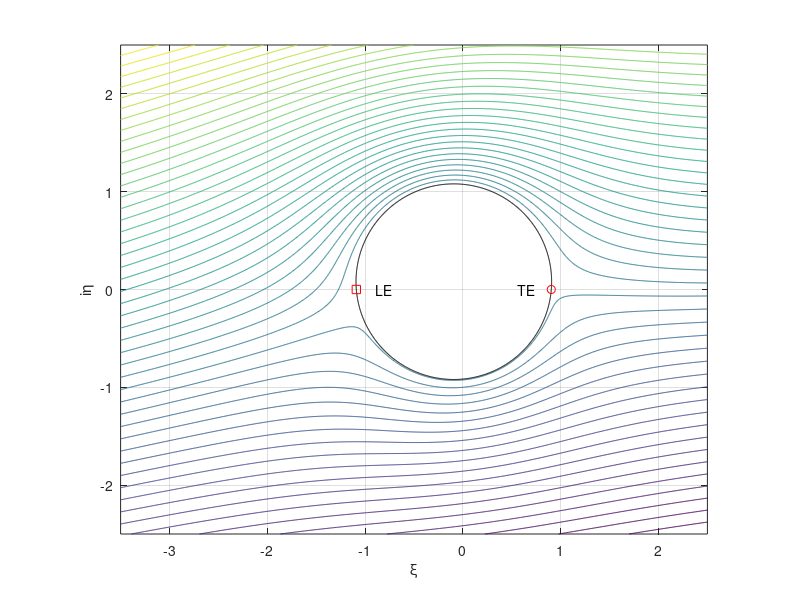
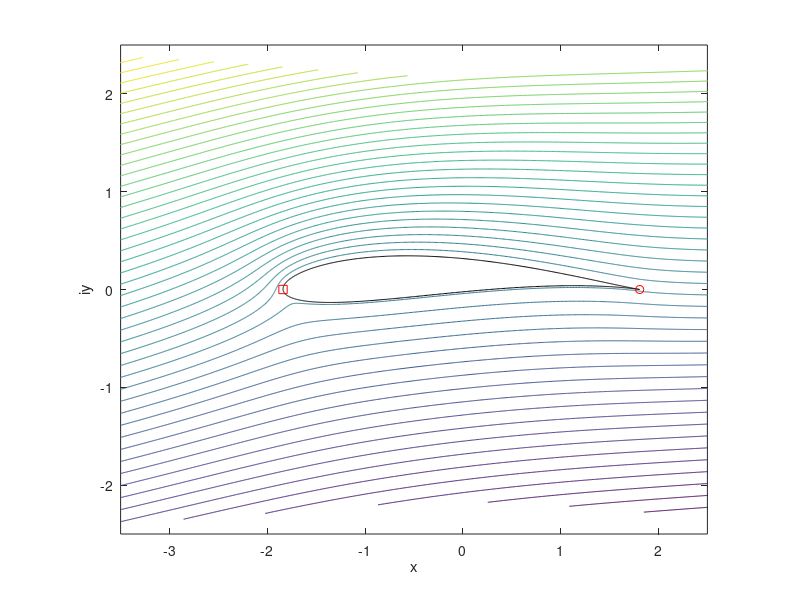
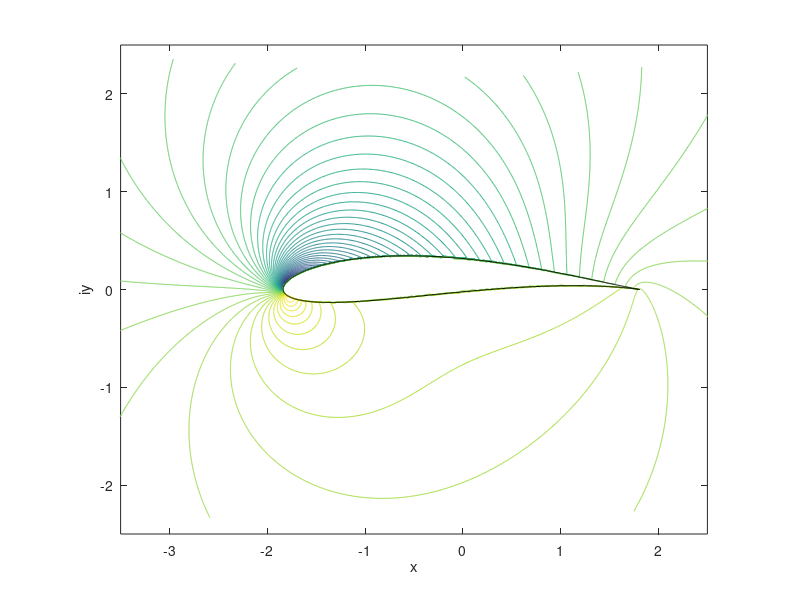

Source code (MATLAB) for these figures, in order:
clc,clear all;
R = 1.0; Q = 1.0; alpha = 8.0*pi/180;
ksioff = -0.093*R; etaoff = 0.08*R; zetaoff = complex(ksioff, etaoff);
nksi = 800; ksimin = -3.5*R; ksimax = 2.5*R;
neta = 800; etamin = -2.5*R; etamax = 2.5*R;
[ksi, eta] = meshgrid(linspace(ksimin, ksimax, nksi),linspace(etamin, etamax, neta));
zeta = complex(ksi, eta);
figure(1) % Flow over cylinder
thetaTE = -asin(etaoff/R);
Gamma = 4*pi*Q*R*sin(alpha-thetaTE);
F = Q*exp(-1i*alpha)*(zeta-zetaoff)+ Q*exp(1i*alpha)*R^2./(zeta-zetaoff)+ ...
1i*Gamma/(2*pi).*log((zeta-zetaoff)/R);
StreamFunction = imag(F);
zetapt = complex(R+ksioff, etaoff);
Fpt = Q*exp(-1i*alpha)*(zetapt-zetaoff)+Q*exp(1i*alpha)*R^2./...
(zetapt-zetaoff)+1i*Gamma/(2*pi).*log((zetapt-zetaoff)/R);
StreamFunctionpt = imag(Fpt);
rad = sqrt((ksi-ksioff).^2+(eta-etaoff).^2);
indx = find(rad<=R);
StreamFunction(indx) = StreamFunctionpt;
levmin = StreamFunction(1,nksi);
levmax = StreamFunction(neta,1);
levels = linspace(levmin, levmax, 50);
contour(ksi, eta, StreamFunction, levels)
axis equal
grid
axis([ksimin, ksimax, etamin, etamax])
xlabel('\xi')
ylabel('i\eta')
hold on
theta = linspace(0, 2*pi, 1000);
zetac = R*exp(1i*theta)+zetaoff;
plot(zetac, 'k-')
hold on
ksiTE = ksioff + sqrt(R^2-etaoff^2);
ksiLE = ksioff - sqrt(R^2-etaoff^2);
plot(ksiTE, 0 ,'or')
plot(ksiLE, 0, 'sr')
text(ksiTE-0.35*R, 0, 'TE')
text(ksiLE+0.2*R,0, 'LE')
figure(2) %Joukowski airfo
lambda = ksioff + sqrt(R^2-etaoff^2);
zeta = complex(ksi, eta);
z = zeta + lambda^2./zeta;
x = real(z);
y = imag(z);
contour(x, y, StreamFunction, levels)
axis equal
axis([ksimin, ksimax, etamin, etamax])
xlabel('x')
ylabel('iy')
hold on
zair = zetac+lambda^2./zetac;
xair = real(zair);
plot(zair, 'k')
zetaTE = complex(ksiTE, 0);
zetaLE = complex(ksiLE, 0);
zTE = zetaTE+lambda^2/zetaTE;
zLE = zetaLE+lambda^2/zetaLE;
plot(zTE, 0, 'or')
plot(zLE, 0, 'sr')
figure(3) % Pressure field around airfoil
w = (Q*exp(-1i*alpha)-Q*exp(1i*alpha)*R^2./(zeta-zetaoff).^2+...
1i*Gamma/(2*pi)./(zeta-zetaoff))./(1.0-lambda^2./zeta.^2);
Cp = 1.0-w.*conj(w)/Q^2;
Cp(indx) = 0.0;
levels = linspace(-10, 1, 150);
contour(x, y, Cp, levels)
hold on
zair = zetac+lambda^2./zetac;
xair = real(zair);
plot(zair, 'k-')
axis equal
axis([ksimin, ksimax, etamin, etamax])
xlabel('x')
ylabel('iy')
